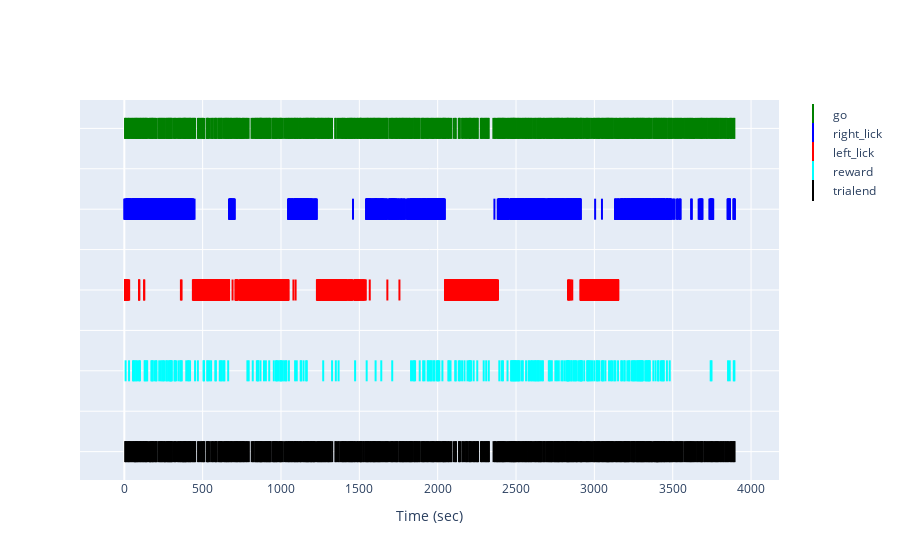

Notebook code cell kept with this figure:
### Code cell
import plotly.graph_objects as go

fig = go.Figure()

for n, event in enumerate(event_color_map.keys()):
    fig.add_trace(go.Scatter(
                            x=event_times[n],
                            y=np.full_like(event_times[n], 10 - n),
                            mode='markers',
                            marker=dict(symbol='line-ns',
                                        size=15,
                                        line_width=2,
                                        line_color=event_color_map[event],
                                        ),
                            name=event,
                            ))

# Set layout
fig.update_layout(
    xaxis=dict(title='Time (sec)'),
    yaxis=dict(showticklabels=False)
)

# Show the plot
fig.show()

### Figure 1 — Plotly figure (JSON) as saved in the notebook; plotly's stock layout.template omitted (floating-point values rounded to 4 significant figures; data arrays with more than 128 entries replaced by an {"elided": "..."} marker saying what was removed)
{"data": [{"marker": {"line": {"color": "green", "width": 2}, "size": 15, "symbol": "line-ns"}, "mode": "markers", "name": "go", "type": "scatter", "x": {"elided": "683 float values"}, "y": {"elided": "683 int values"}}, {"marker": {"line": {"color": "blue", "width": 2}, "size": 15, "symbol": "line-ns"}, "mode": "markers", "name": "right_lick", "type": "scatter", "x": {"elided": "2732 float values"}, "y": {"elided": "2732 int values"}}, {"marker": {"line": {"color": "red", "width": 2}, "size": 15, "symbol": "line-ns"}, "mode": "markers", "name": "left_lick", "type": "scatter", "x": {"elided": "2040 float values"}, "y": {"elided": "2040 int values"}}, {"marker": {"line": {"color": "cyan", "width": 2}, "size": 15, "symbol": "line-ns"}, "mode": "markers", "name": "reward", "type": "scatter", "x": {"elided": "263 float values"}, "y": {"elided": "263 int values"}}, {"marker": {"line": {"color": "black", "width": 2}, "size": 15, "symbol": "line-ns"}, "mode": "markers", "name": "trialend", "type": "scatter", "x": {"elided": "683 float values"}, "y": {"elided": "683 int values"}}], "layout": {"xaxis": {"title": {"text": "Time (sec)"}}, "yaxis": {"showticklabels": false}}}
